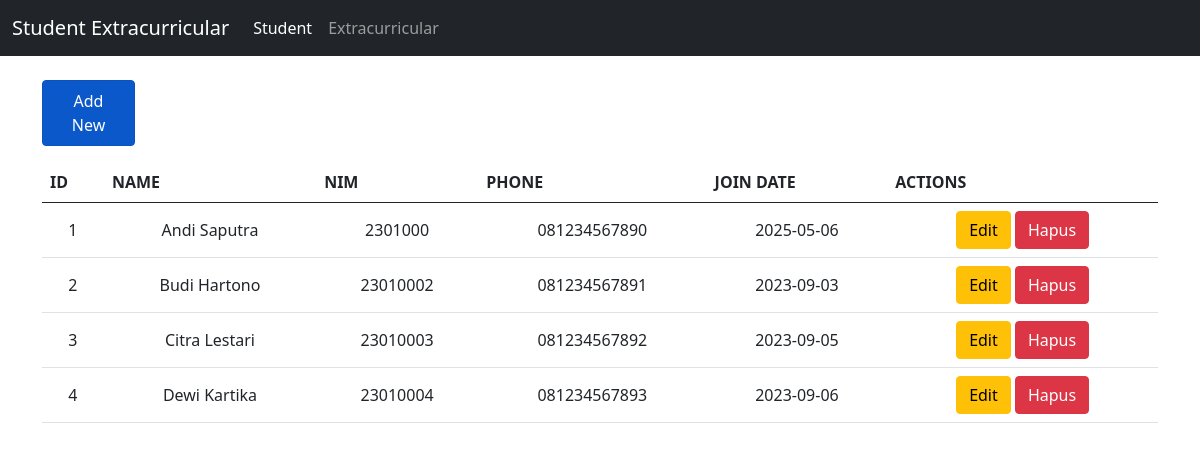
Page /project/index.php on the committed database.
### tables this page shows
CREATE TABLE `student` (
  `id` int(11) NOT NULL,
  `name` varchar(100) NOT NULL,
  `nim` varchar(20) NOT NULL,
  `phone` varchar(15) DEFAULT NULL,
  `join_date` date DEFAULT NULL
);

### project/controllers/Student.controller.php (called while the page is built, shortened)
<?php
include_once("models/Student.class.php");
include_once("views/Student.view.php");
class StudentController
{
    private $student;
    function __construct()
    {
        $this->student = new Student(Conf::$db_host, Conf::$db_user, Conf::$db_pass, Conf::$db_name);
    }
    public function index()
    {
        $this->student->open();
        $this->student->getStudent();
        $data = array(
            'student' => array(),
        );
        while ($row = $this->student->getResult()) {
            array_push($data['student'], $row);
        }
        $view = new StudentView();
        $view->render($data);
    }
}

### project/views/Student.view.php (the view, shortened to what this page needs)
<?php
class StudentView
{
    public function render($data)
    {
        $no = 1;
        $dataStudent = null;
        foreach ($data['student'] as $val) {
            list($id, $name, $nim, $phone, $join_date) = $val;
            $dataStudent .= "<tr class='text-center align-middle'>
                <td>" . $no++ . "</td>
                <td>" . $name . "</td>
                <td>" . $nim . "</td>
                <td>" . $phone . "</td>
                <td>" . $join_date . "</td>" . "
                <td>
                  <a href='index.php?id_edit=" . $id .  "' class='btn btn-warning mb-2 mb-md-0 mb-lg-0 mb-xl-0' '>Edit</a>
                  <a href='index.php?id_hapus=" . $id . "' class='btn btn-danger' '>Hapus</a>
                </td>
                </tr>";
        }
    }
}

### rows in the picture
student: name "Andi Saputra", nim "2301000", phone "081234567890", join_date "2025-05-06"
student: name "Budi Hartono", nim "23010002", phone "081234567891", join_date "2023-09-03"
student: name "Citra Lestari", nim "23010003", phone "081234567892", join_date "2023-09-05"
student: name "Dewi Kartika", nim "23010004", phone "081234567893", join_date "2023-09-06"

### other values in the picture
$this->content "Student Extracurricular Student Extracurricular Add New ID NAME NIM PHONE JOIN DATE ACTIONS"
